Frame 1 (no input): blank canvas, image omitted
Frame 60 (the mouse pressed at the canvas centre just before this capture): blank canvas, image omitted
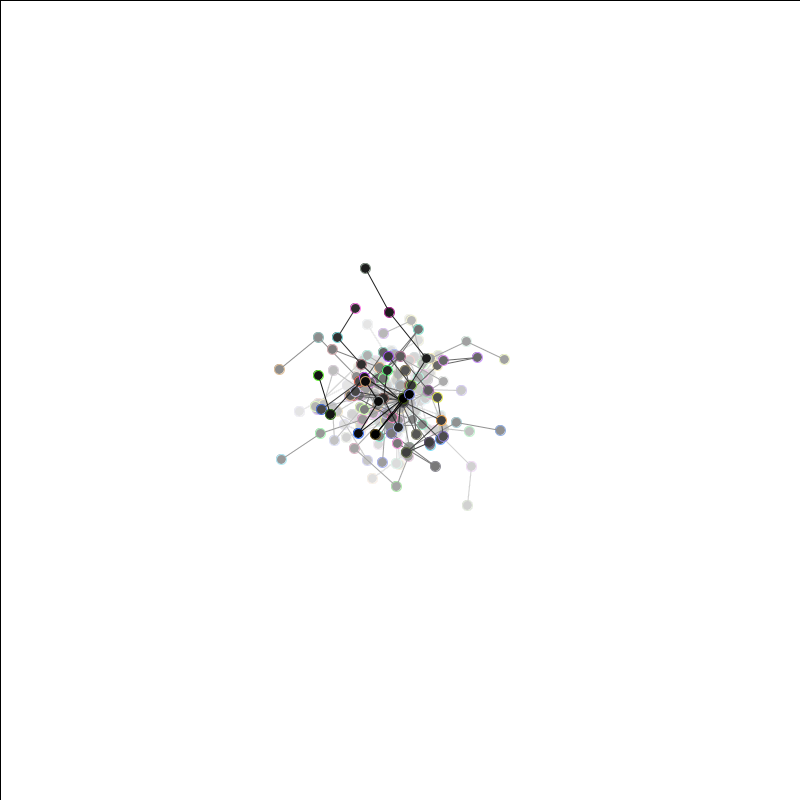
Frame 120 (the mouse held since frame 60 and released just before this capture)

The Processing sketch whose frames 1 and 60 were blank and that drew this single picture after the mouse press (run headless with seeded random() and noise(); from frame 60 on, the mouse is pressed at the canvas centre):

// Processing sketch: processing_92555
// ── processing_92555.pde

 

void setup(){
 
 size(800, 800);
 fill(0);
 background(255); 
}

void draw(){
  
  if(mousePressed){
   
   fill(255, 10);
  rect(0,0,width, height); 
  fill(0);

    
    
    smooth();
   drawLightning();
  }  
}

void drawLightning(){
  
   int x = mouseX;
   int y = mouseY;
  
   int a = x + round(random(100) -50);
   int b = y + round(random(100) -50);
 
   for(int i = 0; i < 3; i++){
    
   stroke(random(255), random(255), random(255));
   ellipse(a, b, 10, 10);
   stroke(0);
   line(x, y, a, b);
   
   x = a;
   y = b;
   
   a = x + round(random(100) -50);
   b = y + round(random(100) -50);
  
   
   }  
}
